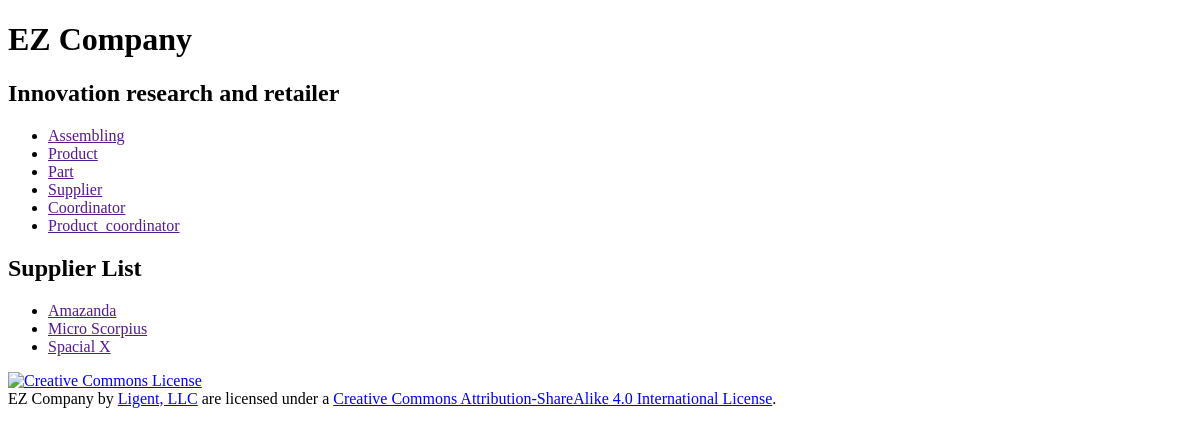
Before: /supplier/ with the older database file.
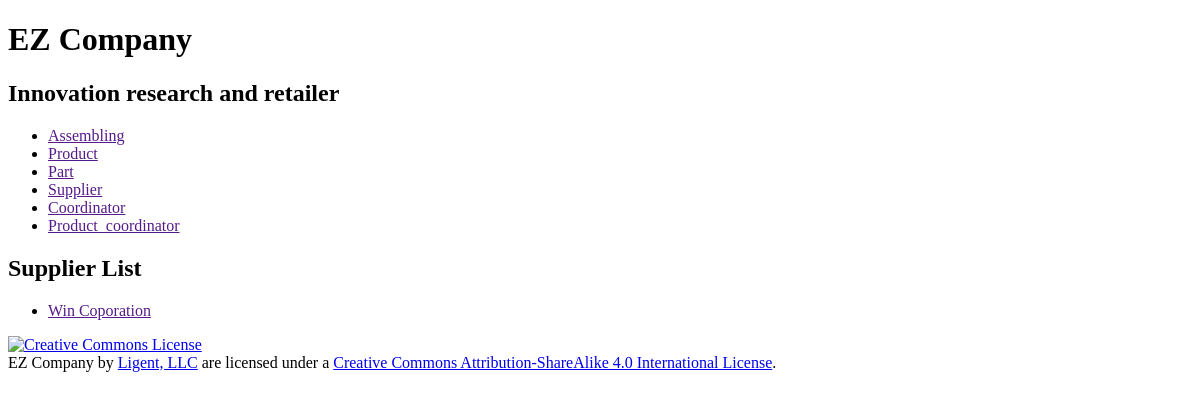
After: the same page with the newer database file.
### companyinfo/models.py (models this page shows)
class Supplier(models.Model):
    supplier_id = models.AutoField(primary_key=True)
    supplier_name = models.CharField(max_length=45, unique=True)
    def __str__(self):
        return '%s' % self.supplier_name
    class Meta:
        ordering = ['supplier_name']

### companyinfo/views.py (the view)
# urls.py: path('supplier/', supplier_list_view),
def supplier_list_view(request):
    supplier_list = Supplier.objects.all()
    template = loader.get_template(
        'companyinfo/supplier_list.html')
    context = {'supplier_list': supplier_list}
    output = template.render(context)
    return HttpResponse(output)

### templates/companyinfo/supplier_list.html (shortened to what this page needs)
{% extends 'companyinfo/base.html' %}
{% block content %}
    <h2>Supplier List</h2>
    <ul>
        {% for supplier in supplier_list %}
            <li>
                <a href="">{{ supplier }}</a>
            </li>
        {% empty %}
            <li><em>There are currently no supplier available.</em></li>
        {% endfor %}
    </ul>
{% endblock %}

### templates/companyinfo/base.html (shortened to what this page needs)
<!DOCTYPE html>
<html lang="en">
<head>
</head>
<body>
<div>
    <header>
        <h1>EZ Company</h1>
        <h2>Innovation research and retailer</h2>
    </header>
    <nav>
        <ul>
            <li>
                <a href="">
                    Assembling</a></li>
            <li>
                <a href="">
                    Product</a></li>
            <li>
                <a href="">
                    Part</a></li>
            <li>
                <a href="">
                    Supplier</a></li>
            <li>
                <a href="">
                    Coordinator</a></li>
            <li>
                <a href="">
                    Product_coordinator</a></li>
        </ul>
    </nav>
    <main>
        {% block content %}{% endblock %}
    </main>
</div>
<footer>
    <p>
        <a rel="license" href="http://creativecommons.org/licenses/by-sa/4.0/">
            <img alt="Creative Commons License" style="border-width:0"
                 src="https://i.creativecommons.org/l/by-sa/4.0/88x31.png"/>
        </a><br/><span xmlns:dct="http://purl.org/dc/terms/" property="dct:title">EZ Company</span>
        by
        <a xmlns:cc="http://creativecommons.org/ns#" href="https://www.ligent.net" property="cc:attributionName"
           rel="cc:attributionURL">Ligent, LLC</a> are licensed under a
        <a rel="license" href="http://creativecommons.org/licenses/by-sa/4.0/">Creative Commons Attribution-ShareAlike
            4.0 International License</a>.
    </p>
</footer>
</body>
</html>

Changed rows visible on the page:
removed Supplier: supplier_name "Amazanda"
removed Supplier: supplier_name "Micro Scorpius"
removed Supplier: supplier_name "Spacial X"
added Supplier: supplier_name "Win Coporation"
